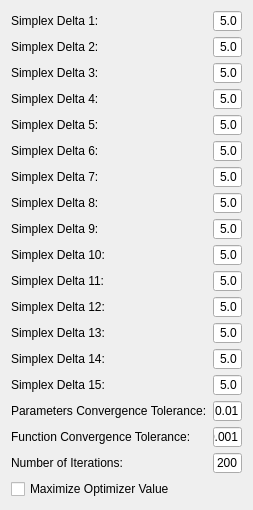
<?xml version="1.0" encoding="UTF-8"?>
<ui version="4.0">
 <class>QmitkAmoebaOptimizerControls</class>
 <widget class="QWidget" name="QmitkAmoebaOptimizerControls">
  <property name="geometry">
   <rect>
    <x>0</x>
    <y>0</y>
    <width>253</width>
    <height>510</height>
   </rect>
  </property>
  <property name="windowTitle">
   <string>Form</string>
  </property>
  <layout class="QVBoxLayout" name="verticalLayout">
   <item>
    <layout class="QHBoxLayout" name="_65">
     <item>
      <layout class="QVBoxLayout" name="_66">
       <item>
        <widget class="QLabel" name="m_SimplexDeltaAmoebaLabel1">
         <property name="font">
          <font>
           <weight>50</weight>
           <bold>false</bold>
          </font>
         </property>
         <property name="text">
          <string>Simplex Delta 1:</string>
         </property>
         <property name="wordWrap">
          <bool>false</bool>
         </property>
        </widget>
       </item>
       <item>
        <widget class="QLabel" name="m_SimplexDeltaAmoebaLabel2">
         <property name="font">
          <font>
           <weight>50</weight>
           <bold>false</bold>
          </font>
         </property>
         <property name="text">
          <string>Simplex Delta 2:</string>
         </property>
         <property name="wordWrap">
          <bool>false</bool>
         </property>
        </widget>
       </item>
       <item>
        <widget class="QLabel" name="m_SimplexDeltaAmoebaLabel3">
         <property name="font">
          <font>
           <weight>50</weight>
           <bold>false</bold>
          </font>
         </property>
         <property name="text">
          <string>Simplex Delta 3:</string>
         </property>
         <property name="wordWrap">
          <bool>false</bool>
         </property>
        </widget>
       </item>
       <item>
        <widget class="QLabel" name="m_SimplexDeltaAmoebaLabel4">
         <property name="font">
          <font>
           <weight>50</weight>
           <bold>false</bold>
          </font>
         </property>
         <property name="text">
          <string>Simplex Delta 4:</string>
         </property>
         <property name="wordWrap">
          <bool>false</bool>
         </property>
        </widget>
       </item>
       <item>
        <widget class="QLabel" name="m_SimplexDeltaAmoebaLabel5">
         <property name="font">
          <font>
           <weight>50</weight>
           <bold>false</bold>
          </font>
         </property>
         <property name="text">
          <string>Simplex Delta 5:</string>
         </property>
         <property name="wordWrap">
          <bool>false</bool>
         </property>
        </widget>
       </item>
       <item>
        <widget class="QLabel" name="m_SimplexDeltaAmoebaLabel6">
         <property name="font">
          <font>
           <weight>50</weight>
           <bold>false</bold>
          </font>
         </property>
         <property name="text">
          <string>Simplex Delta 6:</string>
         </property>
         <property name="wordWrap">
          <bool>false</bool>
         </property>
        </widget>
       </item>
       <item>
        <widget class="QLabel" name="m_SimplexDeltaAmoebaLabel7">
         <property name="font">
          <font>
           <weight>50</weight>
           <bold>false</bold>
          </font>
         </property>
         <property name="text">
          <string>Simplex Delta 7:</string>
         </property>
         <property name="wordWrap">
          <bool>false</bool>
         </property>
        </widget>
       </item>
       <item>
        <widget class="QLabel" name="m_SimplexDeltaAmoebaLabel8">
         <property name="font">
          <font>
           <weight>50</weight>
           <bold>false</bold>
          </font>
         </property>
         <property name="text">
          <string>Simplex Delta 8:</string>
         </property>
         <property name="wordWrap">
          <bool>false</bool>
         </property>
        </widget>
       </item>
       <item>
        <widget class="QLabel" name="m_SimplexDeltaAmoebaLabel9">
         <property name="font">
          <font>
           <weight>50</weight>
           <bold>false</bold>
          </font>
         </property>
         <property name="text">
          <string>Simplex Delta 9:</string>
         </property>
         <property name="wordWrap">
          <bool>false</bool>
         </property>
        </widget>
       </item>
       <item>
        <widget class="QLabel" name="m_SimplexDeltaAmoebaLabel10">
         <property name="font">
          <font>
           <weight>50</weight>
           <bold>false</bold>
          </font>
         </property>
         <property name="text">
          <string>Simplex Delta 10:</string>
         </property>
         <property name="wordWrap">
          <bool>false</bool>
         </property>
        </widget>
       </item>
       <item>
        <widget class="QLabel" name="m_SimplexDeltaAmoebaLabel11">
         <property name="font">
          <font>
           <weight>50</weight>
           <bold>false</bold>
          </font>
         </property>
         <property name="text">
          <string>Simplex Delta 11:</string>
         </property>
         <property name="wordWrap">
          <bool>false</bool>
         </property>
        </widget>
       </item>
       <item>
        <widget class="QLabel" name="m_SimplexDeltaAmoebaLabel12">
         <property name="font">
          <font>
           <weight>50</weight>
           <bold>false</bold>
          </font>
         </property>
         <property name="text">
          <string>Simplex Delta 12:</string>
         </property>
         <property name="wordWrap">
          <bool>false</bool>
         </property>
        </widget>
       </item>
       <item>
        <widget class="QLabel" name="m_SimplexDeltaAmoebaLabel13">
         <property name="font">
          <font>
           <weight>50</weight>
           <bold>false</bold>
          </font>
         </property>
         <property name="text">
          <string>Simplex Delta 13:</string>
         </property>
         <property name="wordWrap">
          <bool>false</bool>
         </property>
        </widget>
       </item>
       <item>
        <widget class="QLabel" name="m_SimplexDeltaAmoebaLabel14">
         <property name="font">
          <font>
           <weight>50</weight>
           <bold>false</bold>
          </font>
         </property>
         <property name="text">
          <string>Simplex Delta 14:</string>
         </property>
         <property name="wordWrap">
          <bool>false</bool>
         </property>
        </widget>
       </item>
       <item>
        <widget class="QLabel" name="m_SimplexDeltaAmoebaLabel15">
         <property name="font">
          <font>
           <weight>50</weight>
           <bold>false</bold>
          </font>
         </property>
         <property name="text">
          <string>Simplex Delta 15:</string>
         </property>
         <property name="wordWrap">
          <bool>false</bool>
         </property>
        </widget>
       </item>
       <item>
        <widget class="QLabel" name="textLabel22">
         <property name="font">
          <font>
           <weight>50</weight>
           <bold>false</bold>
          </font>
         </property>
         <property name="text">
          <string>Parameters Convergence Tolerance:</string>
         </property>
         <property name="wordWrap">
          <bool>false</bool>
         </property>
        </widget>
       </item>
       <item>
        <widget class="QLabel" name="textLabel23">
         <property name="font">
          <font>
           <weight>50</weight>
           <bold>false</bold>
          </font>
         </property>
         <property name="text">
          <string>Function Convergence Tolerance:</string>
         </property>
         <property name="wordWrap">
          <bool>false</bool>
         </property>
        </widget>
       </item>
       <item>
        <widget class="QLabel" name="textLabel24">
         <property name="font">
          <font>
           <weight>50</weight>
           <bold>false</bold>
          </font>
         </property>
         <property name="text">
          <string>Number of Iterations:</string>
         </property>
         <property name="wordWrap">
          <bool>false</bool>
         </property>
        </widget>
       </item>
      </layout>
     </item>
     <item>
      <layout class="QVBoxLayout" name="_67">
       <property name="spacing">
        <number>6</number>
       </property>
       <property name="sizeConstraint">
        <enum>QLayout::SetFixedSize</enum>
       </property>
       <item>
        <widget class="QLineEdit" name="m_SimplexDeltaAmoeba1">
         <property name="minimumSize">
          <size>
           <width>0</width>
           <height>20</height>
          </size>
         </property>
         <property name="font">
          <font>
           <weight>50</weight>
           <bold>false</bold>
          </font>
         </property>
         <property name="text">
          <string>5.0</string>
         </property>
         <property name="alignment">
          <set>Qt::AlignRight</set>
         </property>
        </widget>
       </item>
       <item>
        <widget class="QLineEdit" name="m_SimplexDeltaAmoeba2">
         <property name="minimumSize">
          <size>
           <width>0</width>
           <height>20</height>
          </size>
         </property>
         <property name="font">
          <font>
           <weight>50</weight>
           <bold>false</bold>
          </font>
         </property>
         <property name="text">
          <string>5.0</string>
         </property>
         <property name="alignment">
          <set>Qt::AlignRight</set>
         </property>
        </widget>
       </item>
       <item>
        <widget class="QLineEdit" name="m_SimplexDeltaAmoeba3">
         <property name="minimumSize">
          <size>
           <width>0</width>
           <height>20</height>
          </size>
         </property>
         <property name="font">
          <font>
           <weight>50</weight>
           <bold>false</bold>
          </font>
         </property>
         <property name="text">
          <string>5.0</string>
         </property>
         <property name="alignment">
          <set>Qt::AlignRight</set>
         </property>
        </widget>
       </item>
       <item>
        <widget class="QLineEdit" name="m_SimplexDeltaAmoeba4">
         <property name="minimumSize">
          <size>
           <width>0</width>
           <height>20</height>
          </size>
         </property>
         <property name="font">
          <font>
           <weight>50</weight>
           <bold>false</bold>
          </font>
         </property>
         <property name="text">
          <string>5.0</string>
         </property>
         <property name="alignment">
          <set>Qt::AlignRight</set>
         </property>
        </widget>
       </item>
       <item>
        <widget class="QLineEdit" name="m_SimplexDeltaAmoeba5">
         <property name="minimumSize">
          <size>
           <width>0</width>
           <height>20</height>
          </size>
         </property>
         <property name="font">
          <font>
           <weight>50</weight>
           <bold>false</bold>
          </font>
         </property>
         <property name="text">
          <string>5.0</string>
         </property>
         <property name="alignment">
          <set>Qt::AlignRight</set>
         </property>
        </widget>
       </item>
       <item>
        <widget class="QLineEdit" name="m_SimplexDeltaAmoeba6">
         <property name="minimumSize">
          <size>
           <width>0</width>
           <height>20</height>
          </size>
         </property>
         <property name="font">
          <font>
           <weight>50</weight>
           <bold>false</bold>
          </font>
         </property>
         <property name="text">
          <string>5.0</string>
         </property>
         <property name="alignment">
          <set>Qt::AlignRight</set>
         </property>
        </widget>
       </item>
       <item>
        <widget class="QLineEdit" name="m_SimplexDeltaAmoeba7">
         <property name="minimumSize">
          <size>
           <width>0</width>
           <height>20</height>
          </size>
         </property>
         <property name="font">
          <font>
           <weight>50</weight>
           <bold>false</bold>
          </font>
         </property>
         <property name="text">
          <string>5.0</string>
         </property>
         <property name="alignment">
          <set>Qt::AlignRight</set>
         </property>
        </widget>
       </item>
       <item>
        <widget class="QLineEdit" name="m_SimplexDeltaAmoeba8">
         <property name="minimumSize">
          <size>
           <width>0</width>
           <height>20</height>
          </size>
         </property>
         <property name="font">
          <font>
           <weight>50</weight>
           <bold>false</bold>
          </font>
         </property>
         <property name="text">
          <string>5.0</string>
         </property>
         <property name="alignment">
          <set>Qt::AlignRight</set>
         </property>
        </widget>
       </item>
       <item>
        <widget class="QLineEdit" name="m_SimplexDeltaAmoeba9">
         <property name="minimumSize">
          <size>
           <width>0</width>
           <height>20</height>
          </size>
         </property>
         <property name="font">
          <font>
           <weight>50</weight>
           <bold>false</bold>
          </font>
         </property>
         <property name="text">
          <string>5.0</string>
         </property>
         <property name="alignment">
          <set>Qt::AlignRight</set>
         </property>
        </widget>
       </item>
       <item>
        <widget class="QLineEdit" name="m_SimplexDeltaAmoeba10">
         <property name="minimumSize">
          <size>
           <width>0</width>
           <height>20</height>
          </size>
         </property>
         <property name="font">
          <font>
           <weight>50</weight>
           <bold>false</bold>
          </font>
         </property>
         <property name="text">
          <string>5.0</string>
         </property>
         <property name="alignment">
          <set>Qt::AlignRight</set>
         </property>
        </widget>
       </item>
       <item>
        <widget class="QLineEdit" name="m_SimplexDeltaAmoeba11">
         <property name="minimumSize">
          <size>
           <width>0</width>
           <height>20</height>
          </size>
         </property>
         <property name="font">
          <font>
           <weight>50</weight>
           <bold>false</bold>
          </font>
         </property>
         <property name="text">
          <string>5.0</string>
         </property>
         <property name="alignment">
          <set>Qt::AlignRight</set>
         </property>
        </widget>
       </item>
       <item>
        <widget class="QLineEdit" name="m_SimplexDeltaAmoeba12">
         <property name="minimumSize">
          <size>
           <width>0</width>
           <height>20</height>
          </size>
         </property>
         <property name="font">
          <font>
           <weight>50</weight>
           <bold>false</bold>
          </font>
         </property>
         <property name="text">
          <string>5.0</string>
         </property>
         <property name="alignment">
          <set>Qt::AlignRight</set>
         </property>
        </widget>
       </item>
       <item>
        <widget class="QLineEdit" name="m_SimplexDeltaAmoeba13">
         <property name="minimumSize">
          <size>
           <width>0</width>
           <height>20</height>
          </size>
         </property>
         <property name="font">
          <font>
           <weight>50</weight>
           <bold>false</bold>
          </font>
         </property>
         <property name="text">
          <string>5.0</string>
         </property>
         <property name="alignment">
          <set>Qt::AlignRight</set>
         </property>
        </widget>
       </item>
       <item>
        <widget class="QLineEdit" name="m_SimplexDeltaAmoeba14">
         <property name="minimumSize">
          <size>
           <width>0</width>
           <height>20</height>
          </size>
         </property>
         <property name="font">
          <font>
           <weight>50</weight>
           <bold>false</bold>
          </font>
         </property>
         <property name="text">
          <string>5.0</string>
         </property>
         <property name="alignment">
          <set>Qt::AlignRight</set>
         </property>
        </widget>
       </item>
       <item>
        <widget class="QLineEdit" name="m_SimplexDeltaAmoeba15">
         <property name="minimumSize">
          <size>
           <width>0</width>
           <height>20</height>
          </size>
         </property>
         <property name="font">
          <font>
           <weight>50</weight>
           <bold>false</bold>
          </font>
         </property>
         <property name="text">
          <string>5.0</string>
         </property>
         <property name="alignment">
          <set>Qt::AlignRight</set>
         </property>
        </widget>
       </item>
       <item>
        <widget class="QLineEdit" name="m_ParametersConvergenceToleranceAmoeba">
         <property name="minimumSize">
          <size>
           <width>0</width>
           <height>20</height>
          </size>
         </property>
         <property name="font">
          <font>
           <weight>50</weight>
           <bold>false</bold>
          </font>
         </property>
         <property name="text">
          <string>0.01</string>
         </property>
         <property name="alignment">
          <set>Qt::AlignRight</set>
         </property>
        </widget>
       </item>
       <item>
        <widget class="QLineEdit" name="m_FunctionConvergenceToleranceAmoeba">
         <property name="minimumSize">
          <size>
           <width>0</width>
           <height>20</height>
          </size>
         </property>
         <property name="font">
          <font>
           <weight>50</weight>
           <bold>false</bold>
          </font>
         </property>
         <property name="text">
          <string>0.001</string>
         </property>
         <property name="alignment">
          <set>Qt::AlignRight</set>
         </property>
        </widget>
       </item>
       <item>
        <widget class="QLineEdit" name="m_IterationsAmoeba">
         <property name="minimumSize">
          <size>
           <width>0</width>
           <height>20</height>
          </size>
         </property>
         <property name="font">
          <font>
           <weight>50</weight>
           <bold>false</bold>
          </font>
         </property>
         <property name="text">
          <string>200</string>
         </property>
         <property name="alignment">
          <set>Qt::AlignRight</set>
         </property>
        </widget>
       </item>
      </layout>
     </item>
    </layout>
   </item>
   <item>
    <widget class="QCheckBox" name="m_Maximize">
     <property name="enabled">
      <bool>true</bool>
     </property>
     <property name="minimumSize">
      <size>
       <width>0</width>
       <height>20</height>
      </size>
     </property>
     <property name="font">
      <font>
       <weight>50</weight>
       <bold>false</bold>
      </font>
     </property>
     <property name="text">
      <string>Maximize Optimizer Value</string>
     </property>
    </widget>
   </item>
  </layout>
 </widget>
 <resources/>
 <connections/>
</ui>
